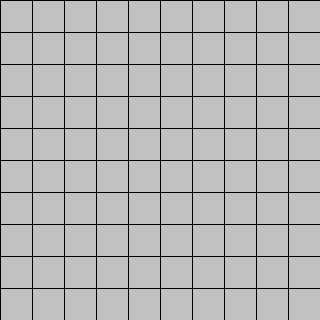

Rendered tile map (Tiled .tmx) drawn with the repository's tilesets; below, a short description and the map source with its tile grids summarised:
An orthogonal 10x10 tile map with 32x32 px tiles, 1 tile layer (Tile Layer 1), 4 tilesets.

<map version="1.0" orientation="orthogonal" width="10" height="10" tilewidth="32" tileheight="32">
 <tileset firstgid="1" name="grass" tilewidth="32" tileheight="32">
  <image source="grass.png" width="128" height="128" />
 </tileset>
 <tileset firstgid="17" name="rocks" tilewidth="32" tileheight="32">
  <image source="rocks.png" width="128" height="128" />
 </tileset>
 <tileset firstgid="33" name="grass1" tilewidth="32" tileheight="32">
  <image source="grass1.png" width="128" height="128" />
 </tileset>
 <tileset firstgid="49" name="grass1" tilewidth="32" tileheight="32">
  <image source="grass1.png" width="128" height="128" />
 </tileset>
 <layer name="Tile Layer 1" width="10" height="10" opacity="0.76">
  <data>[100 cells, 100 non-empty, 1 distinct tile ids]</data>
 </layer>
</map>
